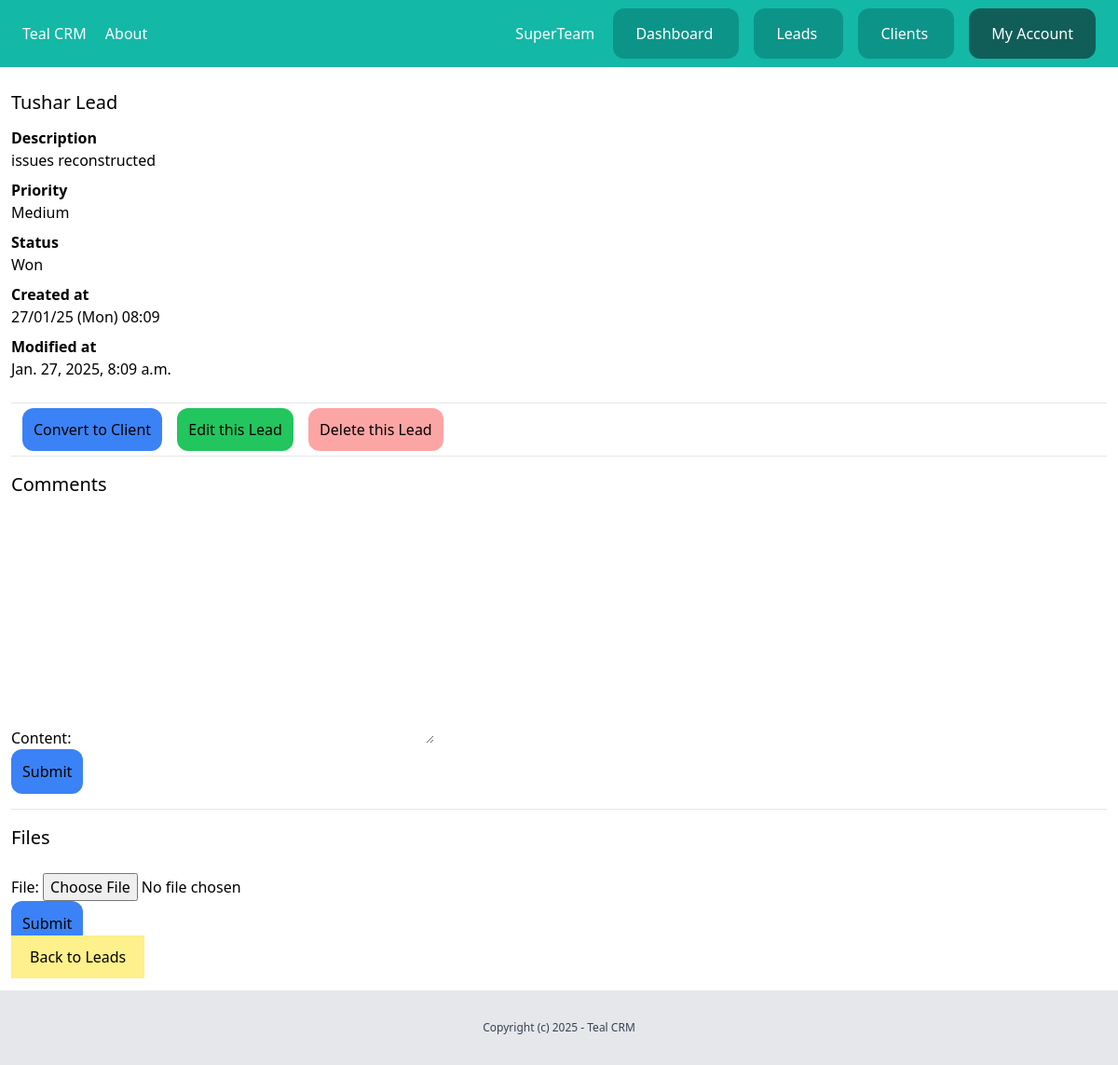
Before: /dashboard/leads/13/ (signed in) with the older database file.
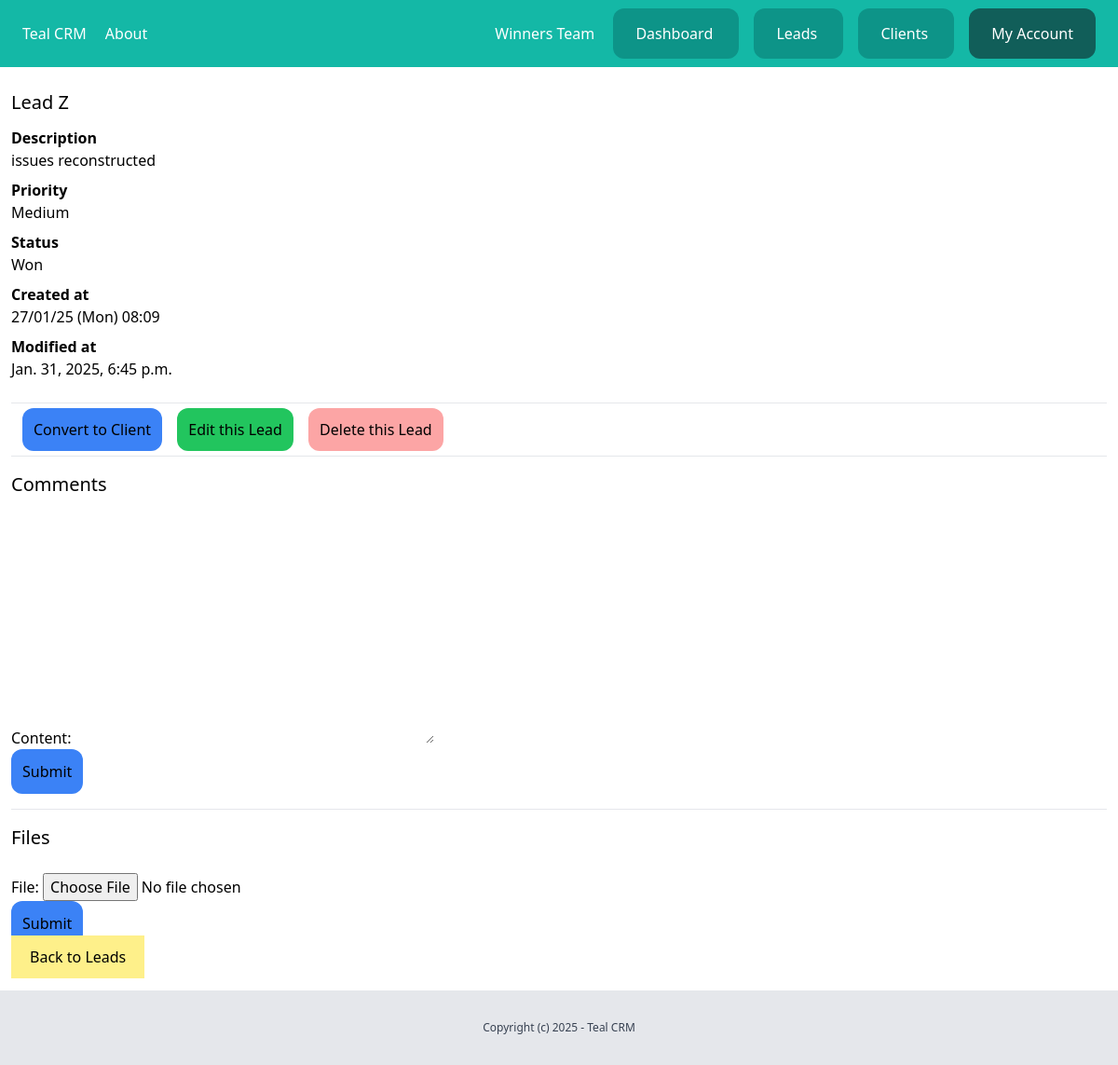
After: the same page with the newer database file.
### team/models.py (models this page shows)
class Team(models.Model):
    plan = models.ForeignKey(Plan,related_name='teams',on_delete=models.CASCADE, null=True, blank=True)
    name = models.CharField(max_length=255)
    created_by = models.ForeignKey(User,related_name='created_teams' ,on_delete=models.CASCADE)
    created_at = models.DateTimeField(auto_now_add=True)
    members = models.ManyToManyField(User)
    def __str__(self):
        return self.name

### leads/models.py (models this page shows, shortened)
class Lead(models.Model):
    LOW = 'low'
    MEDIUM = 'medium'
    HIGH = 'high'
    CHOICES_PRIORITY = (
        (LOW, 'Low'),
        (MEDIUM, 'Medium'),
        (HIGH, 'High')
    )
    NEW = 'new'
    CONTACTED = 'contacted'
    WON = 'won'
    LOST = 'lost'
    CHOICES_STATUS = (
        (NEW, 'New'),
        (CONTACTED, 'Contacted'),
        (WON, 'Won'),
        (LOST, 'Lost')
    )
    team = models.ForeignKey(Team, related_name='leads', on_delete=models.CASCADE)
    name=models.CharField(max_length=255)
    email=models.EmailField()
    description=models.TextField(blank=True,null=True)
    priority = models.CharField(max_length=10, choices=CHOICES_PRIORITY, default=MEDIUM)
    status = models.CharField(max_length=10, choices=CHOICES_STATUS, default=NEW)
    converted_to_client=models.BooleanField(default=False)
    created_by = models.ForeignKey(User, related_name='leads', on_delete=models.CASCADE)
    created_at = models.DateTimeField(auto_now_add=True)
    modified_at = models.DateTimeField(auto_now=True)
    class Meta:
        ordering=('name',)

### leads/views.py (the view)
# urls.py: path('<int:pk>/', views.LeadDetailView.as_view(), name='detail'),
class LeadDetailView(LoginRequiredMixin,DetailView):
    model = Lead
    template_name = "leads/leads_detail.html"
    def get_context_data(self, **kwargs):
        context = super().get_context_data(**kwargs)
        context["form"] = AddCommentForm()
        context["fileform"] = AddFileForm()
        return context
    def get_queryset(self):
        return Lead.objects.filter(created_by=self.request.user, pk=self.kwargs.get('pk'))

### leads/forms.py
class AddCommentForm(forms.ModelForm):
    class Meta:
        model=Comments
        fields=('content',)

class AddFileForm(forms.ModelForm):
    class Meta:
        model=LeadFile
        fields=('file',)

### team/context_processors.py (called while the page is built)
def active_team(request):
    active_team = None  # Default to None
    if request.user.is_authenticated:
        user_profile = getattr(request.user, 'userprofile', None)  # Safely access userprofile
        if user_profile and user_profile.active_team:
            active_team = user_profile.active_team
        else:
            active_team = Team.objects.filter(created_by=request.user).first()
    return {'active_team': active_team}

### leads/templates/leads/leads_detail.html (shortened to what this page needs)
{% extends 'core/base.html' %}
{% block content %}
<div class="px-3 py-6">
    <h1 class="text-xl mb-3">{{lead.name}}</h1>
    {% if lead.description %}
    <p class="font-semibold">Description</p>
    <p class="mb-2">{{lead.description}}</p>
    {% endif %}
    <p class="font-semibold">Priority</p>
    <p class="mb-2">{{lead.get_priority_display}}</p>
    <p class="font-semibold">Status</p>
    <p class="mb-2">{{lead.get_status_display}}</p>
    <p class="font-semibold">Created at</p>
    <p class="mb-2">{{lead.created_at|date:"d/m/y (D) h:i"}}</p>
    <p class="font-semibold">Modified at</p>
    <p class="mb-6">{{lead.modified_at}}</p>
    <hr class="my-4">
    <a class=" py-3 px-3 ml-3 rounded-xl bg-blue-500" href="{% url 'leads:convert' lead.id %}">Convert to Client</a>
    <a class=" py-3 px-3 ml-3 rounded-xl bg-green-500" href="{% url 'leads:edit' lead.id %}">Edit this Lead</a>
    <a class=" py-3 px-3 ml-3 rounded-xl bg-red-300" href="{% url 'leads:delete' lead.id %}">Delete this Lead</a>
    <hr class="my-4">
    <h2 class="mb-6 text-xl">Comments</h2>
    <form action="{% url 'leads:add_comment' lead.id %}" method="post">
        {{form.as_p}}
        <button class="py-3 px-3 rounded-xl bg-blue-500">Submit</button>
    </form>
    <hr class="my-4">
    <h2 class="mb-6 text-xl">Files</h2>
    <form action="{% url 'leads:add_file' lead.id%}" method="post" enctype="multipart/form-data">
        {{fileform.as_p}}
        <button class="py-3 px-3 rounded-xl bg-blue-500">Submit</button>
    </form>
    <a class=" py-3 px-5 bg-yellow-200" href="{% url 'leads:list'%}"> Back to Leads</a>
</div>
{% endblock %}

### core/templates/core/partials/nav.html (shortened to what this page needs)
<nav class="px-6 py-6 bg-teal-500 flex justify-between">
    <div class="space-x-4">
        <a href="/" class="text-white">
            Teal CRM
        </a>
        <a href="{% url 'about' %}" class="text-white">
            About
        </a>
    </div>
    <div class="space-x-4">
        {% if request.user.is_authenticated %}
        <a href="{% url 'team:detail' active_team.id %}" class="text-white">
            {{active_team}}
        </a>
        <a href="{% url 'dashboard:index' %}" class="py-4 px-6 bg-teal-600 rounded-xl text-white">
            Dashboard
        </a>
        <a href="{% url 'leads:list' %}" class="py-4 px-6 bg-teal-600 rounded-xl text-white">
            Leads
        </a>
        <a href="{% url 'clients:list' %}" class="py-4 px-6 bg-teal-600 rounded-xl text-white">
            Clients
        </a>
        <a href="{% url 'userprofile:myaccount' %}" class="py-4 px-6 bg-teal-800 rounded-xl text-white">
            My Account
        </a>
        {% endif %}
    </div>
</nav>

Changed rows visible on the page:
no longer on this page (row edited): Team: name "SuperTeam"
now on this page (row edited): Team: name "Winners Team"
changed Lead "issues reconstructed": name "Tushar Lead" → "Lead Z"; modified_at "Jan. 27, 2025, 8:09 a.m." → "Jan. 31, 2025, 6:45 p.m."
